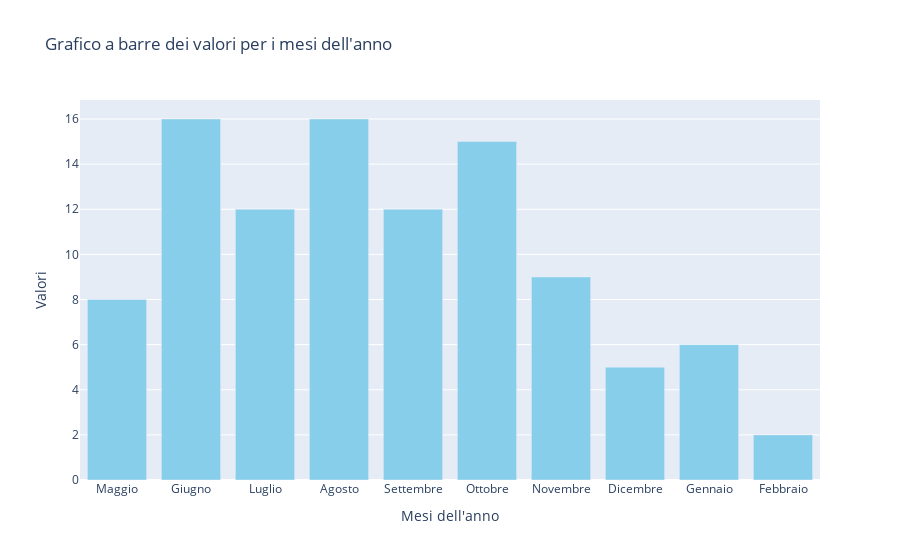

Notebook code cell kept with this figure:
### Code cell
# Dizionario con i dati
#data = {'Gennaio': 6.0, 'Febbraio': 2.0, 'Maggio': 8.0, 'Giugno': 16.0, 'Luglio': 12.0,
        #'Agosto': 16.0, 'Settembre': 12.0, 'Ottobre': 15.0, 'Novembre': 9.0, 'Dicembre': 5.0}
data = sorted_data

# Estrai i mesi e i valori dal dizionario
months = list(data.keys())
values = list(data.values())

# Crea il grafico a barre con Plotly
fig = go.Figure(data=[go.Bar(x=months, y=values, marker_color='skyblue')])

# Aggiungi etichette e titoli
fig.update_layout(title='Grafico a barre dei valori per i mesi dell\'anno',
                  xaxis_title='Mesi dell\'anno',
                  yaxis_title='Valori')

# Mostra il grafico
fig.show()

### Figure 1 — Plotly figure (JSON) as saved in the notebook; plotly's stock layout.template omitted (floating-point values rounded to 4 significant figures)
{"data": [{"marker": {"color": "skyblue"}, "type": "bar", "x": ["Maggio", "Giugno", "Luglio", "Agosto", "Settembre", "Ottobre", "Novembre", "Dicembre", "Gennaio", "Febbraio"], "y": [8, 16, 12, 16, 12, 15, 9, 5, 6, 2]}], "layout": {"title": {"text": "Grafico a barre dei valori per i mesi dell'anno"}, "xaxis": {"title": {"text": "Mesi dell'anno"}}, "yaxis": {"title": {"text": "Valori"}}}}
